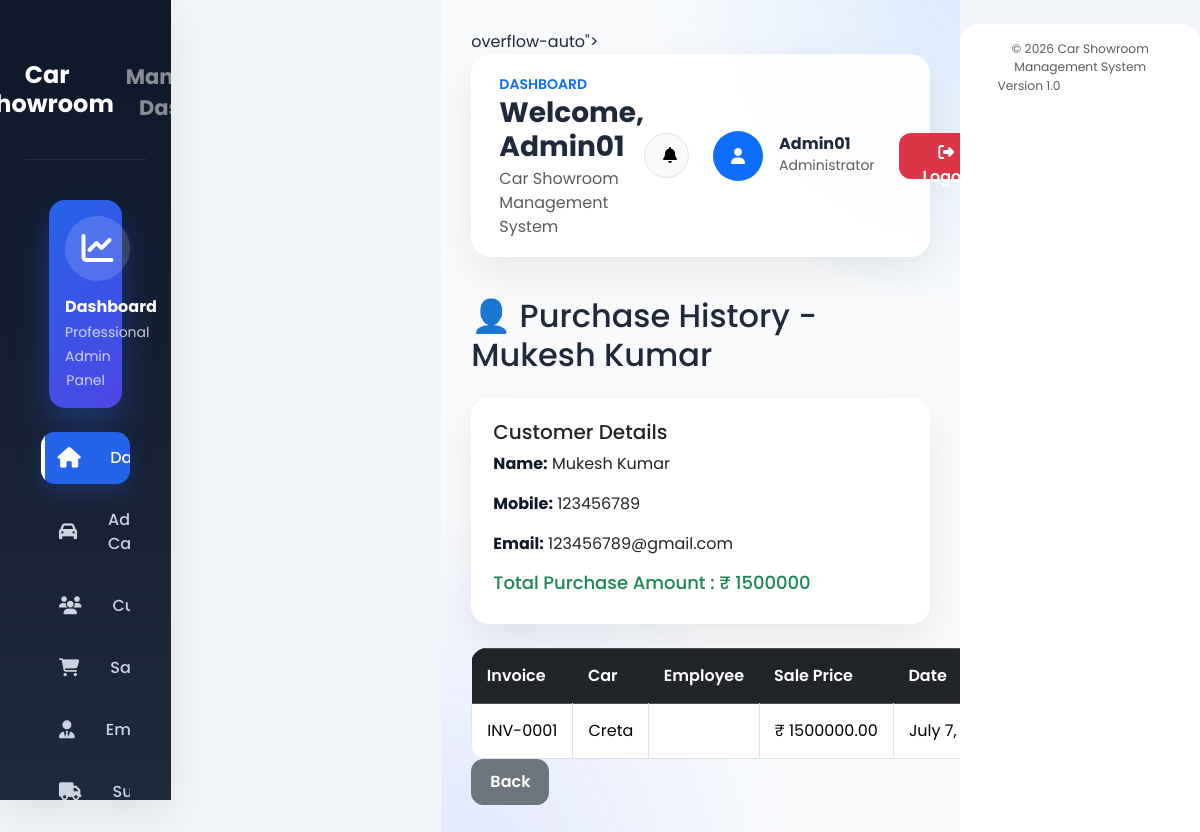
/customer-history/1/ (signed in), run on the app's committed database.
### showroom/models.py (models this page shows, shortened)
class Customer(models.Model):
    name = models.CharField(max_length=100)
    mobile = models.CharField(max_length=15)
    email = models.EmailField()
    address = models.TextField()
    aadhaar = models.CharField(max_length=20)
    class Meta:
        ordering = ["name"]

class Sale(models.Model):
    customer = models.ForeignKey(Customer, on_delete=models.CASCADE)
    car = models.ForeignKey(Car, on_delete=models.CASCADE)
    employee = models.ForeignKey(Employee, on_delete=models.CASCADE, null=True, blank=True)
    sale_price = models.DecimalField(max_digits=12, decimal_places=2, blank=True, null=True)
    sale_date = models.DateField(default=timezone.now)
    invoice_number = models.CharField(max_length=30, unique=True, blank=True)
    class Meta:
        ordering = ["-sale_date"]

class Car(models.Model):
    car_name = models.CharField(max_length=100)
    company = models.CharField(max_length=100)
    model = models.CharField(max_length=100)
    color = models.CharField(max_length=50)
    fuel_type = models.CharField(max_length=30)
    price = models.DecimalField(max_digits=10, decimal_places=2)
    stock = models.PositiveIntegerField(default=1)
    image = models.ImageField(upload_to="cars/", blank=True, null=True)
    class Meta:
        ordering = ["company", "car_name"]

### showroom/views.py (the view)
# urls.py: path("customer-history/<int:id>/", views.customer_history, name="customer_history"),
@login_required
def customer_history(request, id):
    customer = get_object_or_404(
        Customer,
        id=id
    )
    sales = (
        Sale.objects
        .select_related(
            "car",
            "employee"
        )
        .filter(customer=customer)
        .order_by("-sale_date")
    )
    total_amount = (
        sales.aggregate(
            Sum("sale_price")
        )["sale_price__sum"] or 0
    )
    return render(
        request,
        "showroom/customer_history.html",
        {
            "customer": customer,
            "sales": sales,
            "total_amount": total_amount,
        }
    )

### showroom/templates/showroom/customer_history.html
{% extends "showroom/base.html" %}
{% block content %}
<h2 class="mb-4">
    👤 Purchase History - {{ customer.name }}
</h2>
<div class="card mb-4">
    <div class="card-body">
        <h5>Customer Details</h5>
        <p><strong>Name:</strong> {{ customer.name }}</p>
        <p><strong>Mobile:</strong> {{ customer.mobile }}</p>
        <p><strong>Email:</strong> {{ customer.email }}</p>
        <h4 class="text-success">
            Total Purchase Amount : ₹ {{ total_amount }}
        </h4>
    </div>
</div>
<table class="table table-bordered table-hover">
    <thead class="table-dark">
        <tr>
            <th>Invoice</th>
            <th>Car</th>
            <th>Employee</th>
            <th>Sale Price</th>
            <th>Date</th>
        </tr>
    </thead>
    <tbody>
        {% for sale in sales %}
        <tr>
            <td>{{ sale.invoice_number }}</td>
            <td>{{ sale.car.car_name }}</td>
            <td>{{ sale.employee.name }}</td>
            <td>₹ {{ sale.sale_price }}</td>
            <td>{{ sale.sale_date }}</td>
        </tr>
        {% empty %}
        <tr>
            <td colspan="5" class="text-center">
                No Purchase History
            </td>
        </tr>
        {% endfor %}
    </tbody>
</table>
<a href="{% url 'customer_list' %}" class="btn btn-secondary">
    Back
</a>
{% endblock %}

### showroom/templates/showroom/base.html (shortened to what this page needs)
{% load static %}
<!DOCTYPE html>
<html lang="en">
<head>
<link href="https://cdn.jsdelivr.net/npm/bootstrap@5.3.3/dist/css/bootstrap.min.css" rel="stylesheet">
<link href="https://cdn.jsdelivr.net/npm/bootstrap-icons@1.11.3/font/bootstrap-icons.css" rel="stylesheet">
<link href="https://cdnjs.cloudflare.com/ajax/libs/font-awesome/6.5.2/css/all.min.css" rel="stylesheet">
<link rel="stylesheet" href="https://cdn.datatables.net/1.13.8/css/dataTables.bootstrap5.min.css">
<link rel="stylesheet" href="https://cdnjs.cloudflare.com/ajax/libs/animate.css/4.1.1/animate.min.css">
<link rel="stylesheet" href="{% static 'css/style.css' %}">
<link rel="stylesheet" href="{% static 'css/dashboard.css' %}">
</head>
<body>
<div class="wrapper d-flex min-vh-100">
<div class="sidebar position-sticky top-0 vh-100">
    <div class="logo text-center py-4">
    <h4 class="text-white fw-bold mb-1">
       Car Showroom
    </h4>
    <small class="text-white-50">
      Management Dashboard
    </small>
</div>
    <ul class="sidebar-menu list-unstyled px-3 mt-4">
        <li class="mb-4 px-2">
            <div class="bg-primary rounded-4 text-white p-3 text-center">
                <i class="fas fa-chart-line fa-2x mb-3"></i>
                <h6 class="fw-bold mb-1">
                    Dashboard
                </h6>
                <small class="opacity-75">
                    Professional Admin Panel
                </small>
            </div>
        </li>
        <li>
            <a href="{% url 'home' %}" class="d-flex align-items-center active">
              <i class="fas fa-house me-3"></i>
              <span>Dashboard</span>
            </a>
        </li>
        <li>
                 <a href="{% url 'add_car' %}" class="d-flex align-items-center">
                   <i class="fas fa-car me-3"></i>
                   <span>Add Car</span>
                 </a>
        </li>
        <li>
              <a href="{% url 'customer_list' %}" class="d-flex align-items-center">
                <i class="fas fa-users me-3"></i>
               <span>Customers</span>
              </a>
        </li>
        <li>
           <a href="{% url 'sale_list' %}" class="d-flex align-items-center">
                <i class="fas fa-cart-shopping me-3"></i>
                <span>Sales</span>
            </a>
        </li>
        <li>
              <a href="{% url 'employee_list' %}" class="d-flex align-items-center">
                <i class="fas fa-user-tie me-3"></i>
                <span>Employees</span>
              </a>
        </li>
        <li>
                <a href="{% url 'supplier_list' %}" class="d-flex align-items-center">
                   <i class="fas fa-truck me-3"></i>
                   <span>Suppliers</span>
                </a>
        </li>
    </ul>
</div>
<div class="main-content flex-grow-1 overflow-auto"> overflow-auto">
<nav class="navbar navbar-expand-lg bg-white mb-4 px-4 py-3 border-0">
<div class="container-fluid px-0">
    <div>
        <small class="text-uppercase text-primary fw-semibold">
            Dashboard
        </small>
        <h3 class="fw-bold mb-1">
            Welcome, {{ request.user.username }}
        </h3>
        <span class="text-muted">
            Car Showroom Management System
        </span>
    </div>
<div class="d-flex align-items-center gap-4">
<button class="btn btn-light border rounded-circle"
        style="width:45px;height:45px;">
    <i class="fas fa-bell"></i>
</button>
<div class="d-flex align-items-center">
<div class="rounded-circle bg-primary text-white d-flex align-items-center justify-content-center me-3"
     style="width:50px;height:50px;">
    <i class="fas fa-user"></i>
</div>
<div>
    <h6 class="mb-0 fw-bold">
        {{ request.user.username }}
    </h6>
    <small class="text-muted">
        Administrator
    </small>
</div>
</div>
<a href="{% url 'logout' %}" class="btn btn-danger px-4">
    <i class="fas fa-right-from-bracket me-2"></i>
    Logout
</a>
</div>
</div>
</nav>
<main class="dashboard-content container-fluid px-0 py-3 animate__animated animate__fadeIn">
{% block content %}
{% endblock %}
</main>
</div>
<footer class="bg-white mt-4 py-3 border-0">
    <div class="container-fluid">
        <div class="d-flex justify-content-between align-items-center flex-wrap">
            <small class="text-muted">
                © {% now "Y" %} Car Showroom Management System
            </small>
            <small class="text-muted">
                Version 1.0
            </small>
        </div>
    </div>
</footer>
</div>
</body>
</html>

### static/css/style.css (style rules this page uses)
:root { --primary:#2563eb; --primary-dark:#1d4ed8; --success:#16a34a; --danger:#dc2626; --warning:#f59e0b; --info:#0ea5e9; --dark:#0f172a; --dark2:#1e293b; --light:#f8fafc; --white:#ffffff; --border:#e5e7eb; --radius:18px; --shadow:0 12px 30px rgba(0,0,0,.10); --transition:.35s; }
* { margin:0; padding:0; box-sizing:border-box; font-family:'Poppins',sans-serif; }
body { background:#eef3f9; color:#1e293b; overflow-x:hidden; }
.wrapper { display:flex; min-height:100vh; }
.sidebar { width:270px; background:linear-gradient(180deg,#0f172a,#1e293b); position:fixed; left:0; top:0; bottom:0; padding:25px; overflow-y:auto; z-index:999; box-shadow:var(--shadow); }
.logo { display:flex; align-items:center; justify-content:center; gap:12px; font-size:24px; font-weight:700; color:white; margin-bottom:40px; }
.sidebar-menu { list-style:none; padding:0; margin:0; }
.sidebar-menu li { margin-bottom:10px; }
.sidebar-menu li a { display:flex; align-items:center; gap:15px; padding:14px 18px; border-radius:14px; text-decoration:none; color:#d1d5db; font-weight:500; transition:.3s; }
.sidebar-menu i { width:22px; text-align:center; }
.main-content { margin-left:270px; width:calc(100% - 270px); padding:30px; transition:var(--transition); }
.dashboard-content { min-height:100vh; }
.navbar { border-radius:18px!important; box-shadow:var(--shadow); background:var(--white)!important; }
.navbar .btn { border-radius:12px; padding:8px 18px; }
.btn { border-radius:12px; font-weight:600; padding:10px 18px; transition:var(--transition); }
.btn-danger { border:none; }
.card { border:none; border-radius:20px; box-shadow:var(--shadow); overflow:hidden; transition:var(--transition); }
.card-body { padding:24px; }
.table { margin-bottom:0; vertical-align:middle; }
.table thead { background:linear-gradient(90deg,#2563eb,#1d4ed8); color:#fff; }
.table thead th { padding:15px; border:none; font-weight:600; }
.table tbody td { padding:15px; }
.table tbody tr { transition:.3s; }
footer { margin-top:50px; padding:25px; text-align:center; color:#64748b; font-size:14px; }
.sidebar-menu li a.active, .sidebar-menu li a:hover { background:linear-gradient(90deg,#2563eb,#3b82f6); color:#fff; box-shadow:0 8px 20px rgba(37,99,235,.25); }
.sidebar-menu li a.active i, .sidebar-menu li a:hover i { color:#fff; }
a, button, .btn, .card, .dashboard-card, .quick-card, .form-control, .form-select { transition:all .30s ease; }
.table { margin-bottom:0; }
.table tbody tr { transition:.25s; }
.table td, .table th { vertical-align:middle; white-space:nowrap; }

### data on the page
Customer: name "Mukesh Kumar", mobile "123456789", email "123456789@gmail.com"
Sale: invoice_number "INV-0001", car.car_name "Creta", sale_price "1500000.00", sale_date "July 7,…"

### other printed values
{{ request.user.username }} "Admin01"
{{ total_amount }} "1500000"
